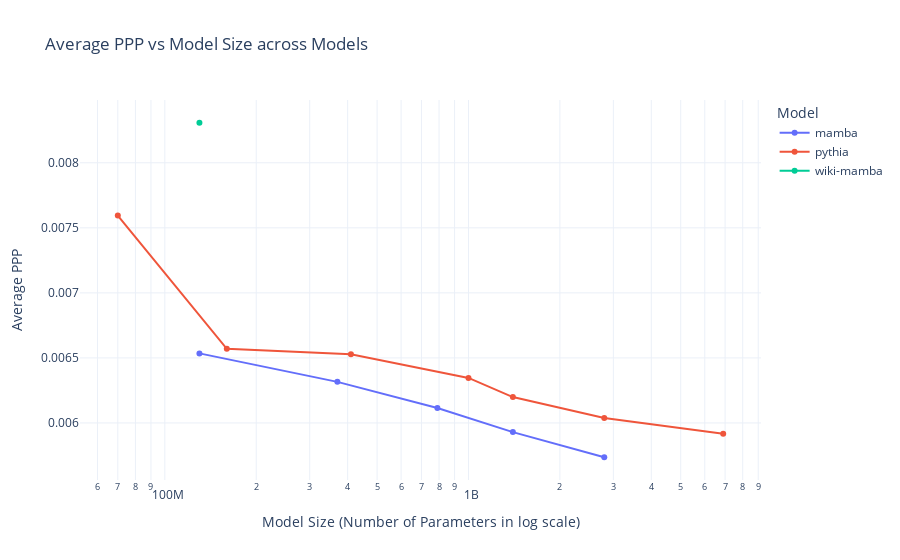

The notebook cell this image was saved under:
### Code cell
agg_df = df.groupby(['model', 'size_num']).agg({'PPP': 'mean'}).sort_index().reset_index()

fig = px.scatter(
    agg_df,
    x="size_num",
    y="PPP",
    color="model",
    title="Average PPP vs Model Size across Models",
    log_x=True,
).update_traces(mode='lines+markers')

fig.update_layout(
    legend_title_text="Model",
    template="plotly_white",
    xaxis_title="Model Size (Number of Parameters in log scale)",
    yaxis_title="Average PPP",
)
fig.show()

### Figure 1 — Plotly figure (JSON) as saved in the notebook; plotly's stock layout.template omitted (floating-point values rounded to 4 significant figures)
{"data": [{"hovertemplate": "model=mamba<br>size_num=%{x}<br>PPP=%{y}<extra></extra>", "legendgroup": "mamba", "marker": {"color": "#636efa", "symbol": "circle"}, "mode": "lines+markers", "name": "mamba", "orientation": "v", "showlegend": true, "type": "scatter", "x": [130000000.0, 370000000.0, 790000000.0, 1400000000.0, 2800000000.0], "xaxis": "x", "y": [0.006535, 0.006316, 0.006115, 0.00593, 0.005736], "yaxis": "y"}, {"hovertemplate": "model=pythia<br>size_num=%{x}<br>PPP=%{y}<extra></extra>", "legendgroup": "pythia", "marker": {"color": "#EF553B", "symbol": "circle"}, "mode": "lines+markers", "name": "pythia", "orientation": "v", "showlegend": true, "type": "scatter", "x": [70000000.0, 160000000.0, 410000000.0, 1000000000.0, 1400000000.0, 2800000000.0, 6900000000.0], "xaxis": "x", "y": [0.007594, 0.00657, 0.006528, 0.006346, 0.006199, 0.006038, 0.005917], "yaxis": "y"}, {"hovertemplate": "model=wiki-mamba<br>size_num=%{x}<br>PPP=%{y}<extra></extra>", "legendgroup": "wiki-mamba", "marker": {"color": "#00cc96", "symbol": "circle"}, "mode": "lines+markers", "name": "wiki-mamba", "orientation": "v", "showlegend": true, "type": "scatter", "x": [130000000.0], "xaxis": "x", "y": [0.008308], "yaxis": "y"}], "layout": {"legend": {"title": {"text": "Model"}, "tracegroupgap": 0}, "title": {"text": "Average PPP vs Model Size across Models"}, "xaxis": {"anchor": "y", "domain": [0, 1], "title": {"text": "Model Size (Number of Parameters in log scale)"}, "type": "log"}, "yaxis": {"anchor": "x", "domain": [0, 1], "title": {"text": "Average PPP"}}}}
